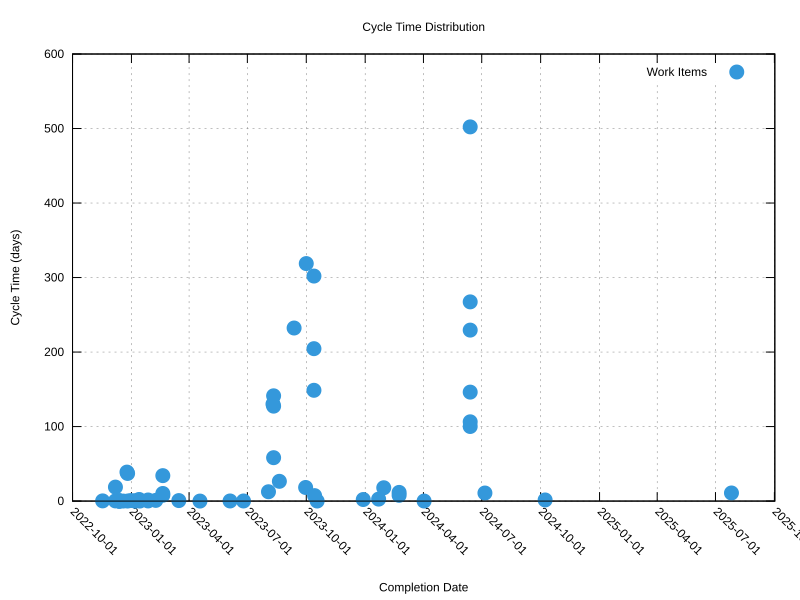

This chart was generated by the following gnuplot code:
# Gnuplot script for cycle time scatter plot
# Usage: gnuplot -e "datafile='cycle-time.dat'" cycle-time.gp

set terminal svg size 800,600 enhanced font 'Arial,12'
set output 'cycle-time.svg'

set title 'Cycle Time Distribution'
set xlabel 'Completion Date'
set ylabel 'Cycle Time (days)'

set xdata time
set timefmt '%Y-%m-%d'
set format x '%Y-%m-%d'
set xtics rotate by -45

set grid
set style fill solid 0.5
set pointsize 1.5

plot '-' using 1:2 with points pt 7 lc rgb '#3498db' title 'Work Items'
# date	cycle_time	id
2022-12-25	38.89	I_kwDOHzRmlM5Wj1bJ
2023-10-01	318.75	I_kwDOHzRmlM5Wj1oJ
2022-11-17	0.25	I_kwDOHzRmlM5WkBkl
2022-12-07	18.76	I_kwDOHzRmlM5Wxx9w
2022-12-26	37.07	I_kwDOHzRmlM5W0Z6z
2022-12-07	0.20	I_kwDOHzRmlM5YPII2
2022-12-13	0.20	I_kwDOHzRmlM5ZDPdY
2022-12-13	0.34	I_kwDOHzRmlM5ZDRpU
2022-12-13	0.19	I_kwDOHzRmlM5ZDYqA
2022-12-13	0.02	I_kwDOHzRmlM5ZHa_m
2022-12-13	0.02	I_kwDOHzRmlM5ZHdc5
2023-10-13	301.99	I_kwDOHzRmlM5ZWi5Q
2022-12-19	0.03	I_kwDOHzRmlM5ZiMpG
2022-12-26	0.05	I_kwDOHzRmlM5aB5oG
2022-12-31	0.67	I_kwDOHzRmlM5aTLPR
2023-01-06	0.20	I_kwDOHzRmlM5awgjm
2023-01-07	0.04	I_kwDOHzRmlM5a1Yup
2023-01-13	2.16	I_kwDOHzRmlM5bJQ0l
2023-01-12	0.74	I_kwDOHzRmlM5bMZSm
2023-01-13	0.91	I_kwDOHzRmlM5bNCB7
2023-01-14	0.01	I_kwDOHzRmlM5bZ1K6
2023-02-19	34.14	I_kwDOHzRmlM5bbwH8
2023-09-12	232.26	I_kwDOHzRmlM5cjTz3
2023-01-27	1.47	I_kwDOHzRmlM5c2r51
2023-01-27	0.17	I_kwDOHzRmlM5c-Jfv
2024-06-13	502.19	I_kwDOHzRmlM5dCTfJ
2023-02-08	0.92	I_kwDOHzRmlM5d4F8W
2023-02-19	10.21	I_kwDOHzRmlM5d-czj
2023-02-19	7.83	I_kwDOHzRmlM5eNq1V
2023-03-16	0.67	I_kwDOHzRmlM5g-A01
2023-10-13	204.55	I_kwDOHzRmlM5hkovK
2023-08-11	141.28	I_kwDOHzRmlM5hk0gM
2023-08-10	130.16	I_kwDOHzRmlM5iaGL0
2023-08-11	127.42	I_kwDOHzRmlM5iwg-I
2023-04-18	0.01	I_kwDOHzRmlM5ju21G
2023-10-13	148.67	I_kwDOHzRmlM5mOGJQ
2023-06-04	0.15	I_kwDOHzRmlM5nvJm9
2023-08-11	58.24	I_kwDOHzRmlM5osRG1
2023-06-25	0.13	I_kwDOHzRmlM5psbPX
2023-08-03	12.52	I_kwDOHzRmlM5sR8PI
2023-08-20	26.52	I_kwDOHzRmlM5sYxxa
2023-09-30	18.27	I_kwDOHzRmlM5w0XCK
2024-06-13	267.35	I_kwDOHzRmlM5xiEJO
2023-10-14	7.32	I_kwDOHzRmlM5zE_4c
2023-10-18	0.08	I_kwDOHzRmlM50QFUp
2024-06-13	229.45	I_kwDOHzRmlM51NpqF
2023-12-29	2.10	I_kwDOHzRmlM56oTAO
2024-01-30	17.87	I_kwDOHzRmlM577pCR
2024-06-13	146.23	I_kwDOHzRmlM58nE-A
2024-01-22	2.65	I_kwDOHzRmlM58r0Wc
2024-02-23	11.66	I_kwDOHzRmlM5-6xeR
2024-02-23	7.71	I_kwDOHzRmlM5_awMi
2024-06-13	106.39	I_kwDOHzRmlM6AqFFo
2024-06-13	100.10	I_kwDOHzRmlM6BU-BK
2024-04-02	0.05	I_kwDOHzRmlM6EYXtn
2024-07-06	10.82	I_kwDOHzRmlM6NfFvi
2024-10-08	1.49	I_kwDOHzRmlM6ZMf2h
2025-07-26	10.87	I_kwDOHzRmlM7AkWN_
e
